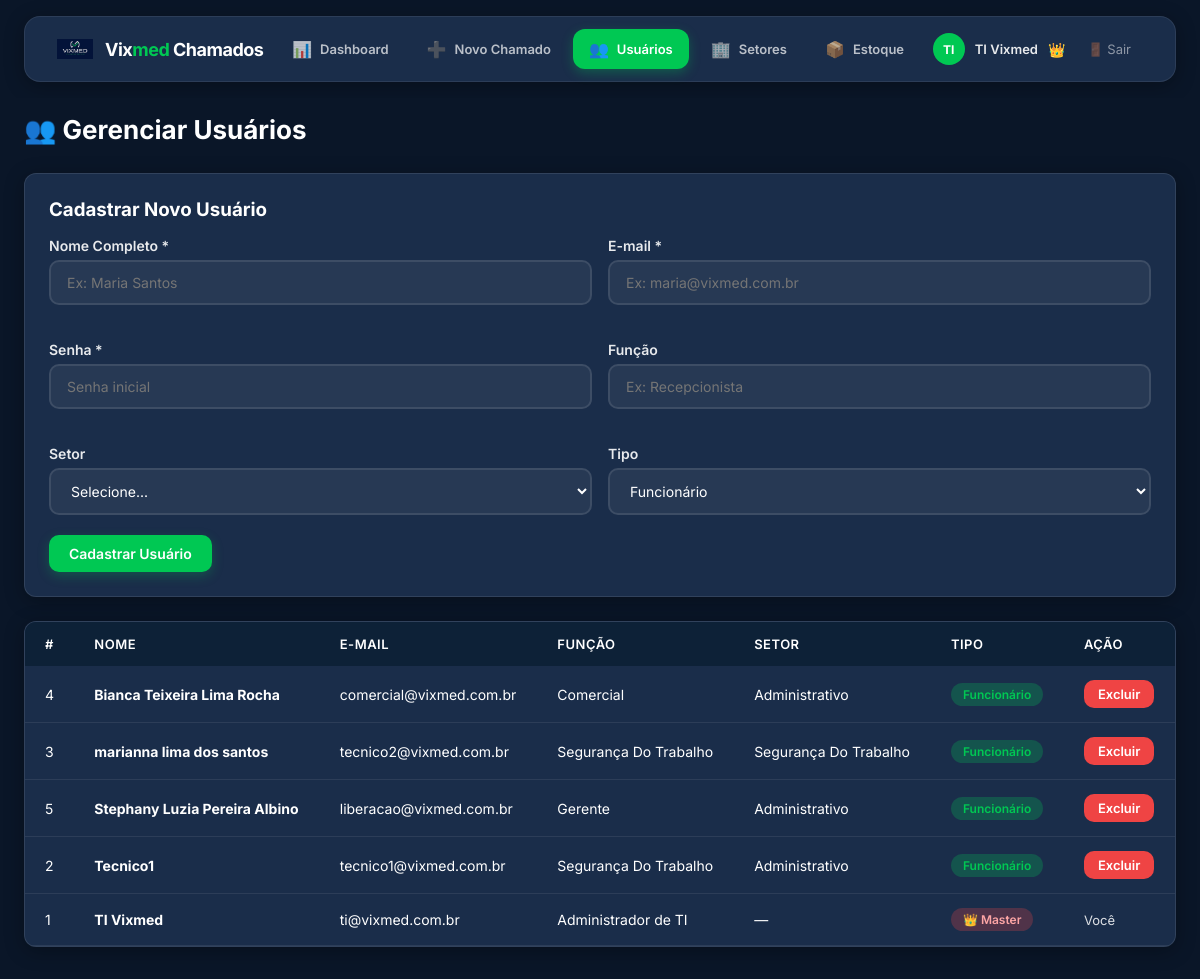
The page /gerenciar_usuarios.php (signed in) on the database its author committed.
### tables this page shows
CREATE TABLE `usuarios` (
  `id` int NOT NULL AUTO_INCREMENT,
  `email` varchar(100) NOT NULL,
  `senha` varchar(255) NOT NULL,
  `criado_em` timestamp NULL DEFAULT CURRENT_TIMESTAMP,
  `nome` varchar(100) NOT NULL DEFAULT '',
  `tipo` enum('master','funcionario') DEFAULT 'funcionario',
  `setor_id` int DEFAULT NULL,
  `funcao` varchar(100) DEFAULT '',
  PRIMARY KEY (`id`),
  UNIQUE KEY `email` (`email`)
);

CREATE TABLE `setores` (
  `id` int NOT NULL AUTO_INCREMENT,
  `nome` varchar(100) NOT NULL,
  `criado_em` datetime DEFAULT CURRENT_TIMESTAMP,
  PRIMARY KEY (`id`),
  UNIQUE KEY `nome` (`nome`)
);

### gerenciar_usuarios.php (the view, shortened to what this page needs)
<?php
require_once "conexao.php";
$usuarios = $pdo->query("SELECT u.*, s.nome as setor_nome FROM usuarios u LEFT JOIN setores s ON u.setor_id = s.id ORDER BY u.nome")->fetchAll(PDO::FETCH_ASSOC);
?>
<!DOCTYPE html>
<html lang="pt-BR">
<head>
    <link rel="stylesheet" href="css/style.css">
</head>
<body>
<div class="app-container">
    <?php include 'sidebar.php'; ?>
    <div class="main-content">
        <div class="page-header">
            <h2>👥 Gerenciar Usuários</h2>
        </div>
        <div class="card" style="margin-bottom: 24px;">
            <h3 style="margin-bottom: 16px;">Cadastrar Novo Usuário</h3>
            <form method="POST">
                <div style="display:grid; grid-template-columns: 1fr 1fr; gap: 16px;">
                    <div class="form-group">
                        <label>Nome Completo *</label>
                        <input type="text" name="nome" placeholder="Ex: Maria Santos" required>
                    </div>
                    <div class="form-group">
                        <label>E-mail *</label>
                        <input type="email" name="email" placeholder="Ex: maria@vixmed.com.br" required>
                    </div>
                    <div class="form-group">
                        <label>Senha *</label>
                        <input type="text" name="senha" placeholder="Senha inicial" required>
                    </div>
                    <div class="form-group">
                        <label>Função</label>
                        <input type="text" name="funcao" placeholder="Ex: Recepcionista">
                    </div>
                    <div class="form-group">
                        <label>Setor</label>
                        <select name="setor_id">
                            <option value="0">Selecione...</option>
                        </select>
                    </div>
                    <div class="form-group">
                        <label>Tipo</label>
                        <select name="tipo">
                            <option value="funcionario">Funcionário</option>
                        </select>
                    </div>
                </div>
                <button type="submit" class="btn btn-primary">Cadastrar Usuário</button>
            </form>
        </div>
        <div class="table-container">
            <table>
                <thead>
                    <tr>
                        <th>#</th>
                        <th>Nome</th>
                        <th>E-mail</th>
                        <th>Função</th>
                        <th>Setor</th>
                        <th>Tipo</th>
                        <th>Ação</th>
                    </tr>
                </thead>
                <tbody>
                <?php foreach ($usuarios as $u): ?>
                    <tr>
                        <td><?= $u['id'] ?></td>
                        <td><strong><?= htmlspecialchars($u['nome']) ?></strong></td>
                        <td><?= htmlspecialchars($u['email']) ?></td>
                        <td><?= htmlspecialchars($u['funcao'] ?: '—') ?></td>
                        <td><?= htmlspecialchars($u['setor_nome'] ?? '—') ?></td>
                        <td><span class="badge <?= $u['tipo'] === 'master' ? 'badge-alta' : 'badge-aberto' ?>"><?= $u['tipo'] === 'master' ? '👑 Master' : 'Funcionário' ?></span></td>
                        <td>
                            <?php if ($u['id'] != $_SESSION['usuario_id']): ?>
                            <form method="POST" style="display:inline;" onsubmit="return confirm('Excluir este usuário?')">
                                <button type="submit" class="btn btn-danger btn-sm">Excluir</button>
                            </form>
                            <?php else: ?>
                                <span style="color:var(--cinza-texto); font-size:13px;">Você</span>
                            <?php endif; ?>
                        </td>
                    </tr>
                <?php endforeach; ?>
                </tbody>
            </table>
        </div>
    </div>
</div>
</body>
</html>

### css/style.css (style rules this page uses)
:root { --azul-escuro: #0a1628; --azul-medio: #1a2d4a; --azul-claro: #243b5e; --verde: #00c853; --verde-hover: #00a844; --verde-suave: rgba(0, 200, 83, 0.1); --branco: #ffffff; --cinza-fundo: #0e1d33; --cinza-borda: rgba(255, 255, 255, 0.12); --cinza-texto: rgba(255, 255, 255, 0.85); --texto-escuro: #ffffff; --vermelho: #ef4444; --amarelo: #f59e0b; --sombra: 0 4px 24px rgba(0, 0, 0, 0.25); --sombra-hover: 0 8px 32px rgba(0, 0, 0, 0.35); --radius: 12px; --transition: all 0.3s cubic-bezier(0.4, 0, 0.2, 1); }
* { margin: 0; padding: 0; box-sizing: border-box; }
body { font-family: 'Inter', sans-serif; background: var(--azul-escuro); color: var(--branco); min-height: 100vh; }
.app-container { display: flex !important; flex-direction: column !important; width: 100% !important; min-height: 100vh !important; background: var(--azul-escuro) !important; }
.main-content { flex: 1; padding: 0 32px 32px; max-width: 1400px; margin: 0 auto; width: 100%; min-height: calc(100vh - 80px); transition: var(--transition); background: var(--azul-escuro); }
.page-header { display: flex; align-items: center; justify-content: space-between; margin-bottom: 28px; }
.page-header h2 { font-size: 26px; font-weight: 700; color: var(--branco); }
.btn { display: inline-flex; align-items: center; gap: 8px; padding: 10px 20px; border: none; border-radius: 10px; font-family: 'Inter', sans-serif; font-size: 14px; font-weight: 600; cursor: pointer; transition: var(--transition); text-decoration: none; }
.btn-primary { background: var(--verde); color: var(--branco); box-shadow: 0 4px 12px rgba(0, 200, 83, 0.25); }
.btn-danger { background: var(--vermelho); color: var(--branco); }
.btn-sm { padding: 6px 14px; font-size: 13px; }
.card { background: rgba(255, 255, 255, 0.06); backdrop-filter: blur(12px); -webkit-backdrop-filter: blur(12px); border: 1px solid rgba(255, 255, 255, 0.08); border-radius: var(--radius); box-shadow: var(--sombra); padding: 24px; transition: var(--transition); color: var(--branco); }
.badge { display: inline-block; padding: 4px 12px; border-radius: 20px; font-size: 12px; font-weight: 600; text-transform: capitalize; }
.badge-aberto { background: rgba(0, 200, 83, 0.18); color: var(--verde); }
.badge-alta { background: rgba(239, 68, 68, 0.18); color: #fca5a5; }
.table-container { background: rgba(255, 255, 255, 0.06); backdrop-filter: blur(12px); -webkit-backdrop-filter: blur(12px); border: 1px solid rgba(255, 255, 255, 0.08); border-radius: var(--radius); box-shadow: var(--sombra); overflow: hidden; }
.table-container table { width: 100%; border-collapse: collapse; }
.table-container th { background: var(--azul-escuro); color: var(--branco); padding: 14px 20px; text-align: left; font-size: 13px; font-weight: 600; text-transform: uppercase; letter-spacing: 0.5px; }
.table-container td { padding: 14px 20px; border-bottom: 1px solid rgba(255, 255, 255, 0.06); font-size: 14px; color: rgba(255, 255, 255, 0.85); }
.table-container tr:last-child td { border-bottom: none; }
.form-group { margin-bottom: 20px; }
.form-group label { display: block; font-size: 14px; font-weight: 600; color: rgba(255, 255, 255, 0.9); margin-bottom: 6px; }
.form-group input, .form-group select, .form-group textarea { width: 100%; padding: 12px 16px; border: 2px solid rgba(255, 255, 255, 0.1); border-radius: 10px; font-family: 'Inter', sans-serif; font-size: 14px; color: var(--branco); transition: var(--transition); background: rgba(255, 255, 255, 0.06); }
.form-group select option { background: #1a2d4a; color: #ffffff; }
body, .main-content, .app-container { background-color: #0a1628 !important; color: #ffffff !important; }
.page-header h2, .page-header h3, .page-header h1, h1, h2, h3, h4, h5, h6 { color: #ffffff !important; }
.card, .stat-card, .table-container, .bi-card, .chat-container { background-color: #1a2d4a !important; border: 1px solid rgba(255, 255, 255, 0.1) !important; box-shadow: 0 4px 20px rgba(0, 0, 0, 0.3) !important; color: #ffffff !important; }
.table-container th { background-color: #0d2137 !important; color: #ffffff !important; }
.table-container td { color: #ffffff !important; border-bottom: 1px solid rgba(255, 255, 255, 0.08) !important; }
.badge-aberto { background: rgba(0, 200, 83, 0.25) !important; color: #00c853 !important; }
.badge-alta { background: rgba(239, 68, 68, 0.25) !important; color: #fca5a5 !important; }

### rows shown on the page
usuarios: id "4", nome "Bianca Teixeira Lima Rocha", email "comercial@vixmed.com.br", funcao "Comercial", setor.nome "Administrativo", tipo "Funcionário"
usuarios: id "3", nome "marianna lima dos santos", email "tecnico2@vixmed.com.br", funcao "Segurança Do Trabalho", setor.nome "Segurança Do Trabalho", tipo "Funcionário"
usuarios: id "5", nome "Stephany Luzia Pereira Albino", email "liberacao@vixmed.com.br", funcao "Gerente", setor.nome "Administrativo", tipo "Funcionário"
usuarios: id "2", nome "Tecnico1", email "tecnico1@vixmed.com.br", funcao "Segurança Do Trabalho", setor.nome "Administrativo", tipo "Funcionário"
usuarios: id "1", nome "TI Vixmed", email "ti@vixmed.com.br", funcao "Administrador de TI", setor_nome "—", tipo "👑 Master", shows "Você"

### other values the page prints
$iniciais "TI"
$nome "TI Vixmed"
